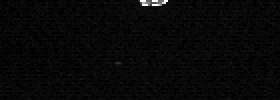
%> input picture 上.bmp, 140 x 50 px (shown 2 times larger)
$ octave main.m   (GNU Octave 9; MATLAB toolbox functions it lacks are replaced by stand-ins)
%> lines starting %> are read from the running program, lines starting %| are printed output that depends on the picture; in (x1, y1, x2, y2) boxes, pixels count from 0 and x2, y2 are one past the last pixel; in counts of white or black regions, pixels touching at a corner belong together; the program's own positions count from 1; long printed decimals are rounded
clear
close all

% 读取图片
%I=imread('tu4.bmp');
I=imread('上.bmp');
%> I is the input picture: size 50x140 uint8; min 0, max 254, mean 8.1
figure(1)
imshow(I);
title('原图');

% 获取原图尺寸，转二值图
[M,N,C]=size(I);
%> M = 50; N = 140; C = 1
I_bw=im2bw(I);
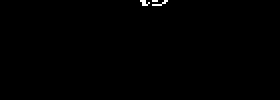
%> I_bw: size 50x140 logical (shown 2 times larger); 0.3% white in thin lines or dots, all inside (x1, y1, x2, y2) = (70, 0, 84, 3)
figure(2)
imshow(I_bw);
title('二值图');

% 去噪声，对象像素面积少于5的去除
I_bw=bwareaopen(I_bw,5);
figure(3)
imshow(I_bw);
title('去噪');

% 标定
STATS = regionprops(I_bw,'basic');
%> STATS = 2 regions; box (x1, y1, x2, y2), Area and Centroid: (70, 0, 75, 3) 9 [72.8 2], (76, 0, 84, 3) 9 [80.8 2.3]
% 定义位置坐标
locat_cent=round(N/2);
%> locat_cent = 70
locat_left=locat_cent-0.05*N;
%> locat_left = 63
locat_right=locat_cent+0.05*N;
%> locat_right = 77

% 获取对象中心坐标
leg=STATS(1).Centroid(1);
%> leg = 72.78

% 判断位置
if leg<=locat_left
    res_locat='左边';
elseif leg>=locat_right
    res_locat='右边';
else
    res_locat='中间';
end

% 结果显示
figure(4)
imshow(I_bw);
title(sprintf('定位，目标在：%s',res_locat));
hold on
rectangle('Position',STATS(1).BoundingBox,'EdgeColor','r')
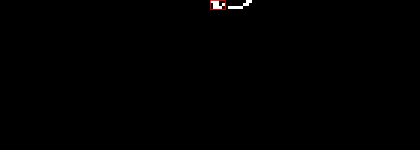
%> figure redrawn from the program's plot data; shown 3 times larger; its title reads '定位，目标在：中间'
hold off

fprintf('对象在横轴位置：%f\n',leg);
%| 对象在横轴位置：72.778

$ run again, with 上右.bmp copied over 上.bmp
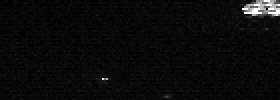
%> input picture 上右.bmp, 140 x 50 px (shown 2 times larger)
%> I is the input picture: size 50x140 uint8; min 0, max 254, mean 11
%> `I_bw=im2bw(I);`:
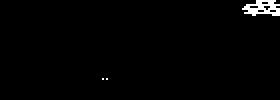
%> I_bw: size 50x140 logical (shown 2 times larger); 1.4% white in thin lines or dots, all inside (x1, y1, x2, y2) = (51, 0, 140, 40)
%> STATS = 1 region; box (x1, y1, x2, y2), Area and Centroid: (121, 0, 140, 8) 94 [131.9 4.6]
%> leg = 131.9
%> `rectangle('Position',STATS(1).BoundingBox,'EdgeColor','r')`:
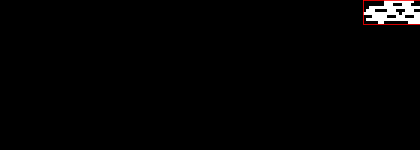
%> figure redrawn from the program's plot data; shown 3 times larger; its title reads '定位，目标在：右边'
%| 对象在横轴位置：131.915

$ run again, with 上左.bmp copied over 上.bmp
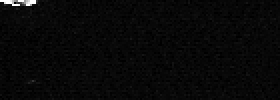
%> input picture 上左.bmp, 140 x 50 px (shown 2 times larger)
%> I is the input picture: size 50x140 uint8; min 0, max 254, mean 8.7
%> `I_bw=im2bw(I);`:
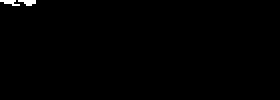
%> I_bw: size 50x140 logical (shown 2 times larger); 0.5% white; 2 white regions (2 under 20 px)
%> STATS = 2 regions; box (x1, y1, x2, y2), Area and Centroid: (9, 0, 18, 3) 18 [14.7 1.7], (0, 0, 10, 3) 17 [5.6 1.8]
%> leg = 5.59
%> `rectangle('Position',STATS(1).BoundingBox,'EdgeColor','r')`:
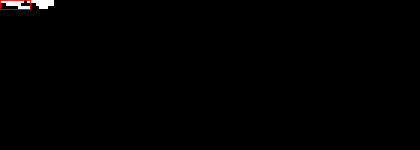
%> figure redrawn from the program's plot data; shown 3 times larger; its title reads '定位，目标在：左边'
%| 对象在横轴位置：5.588
